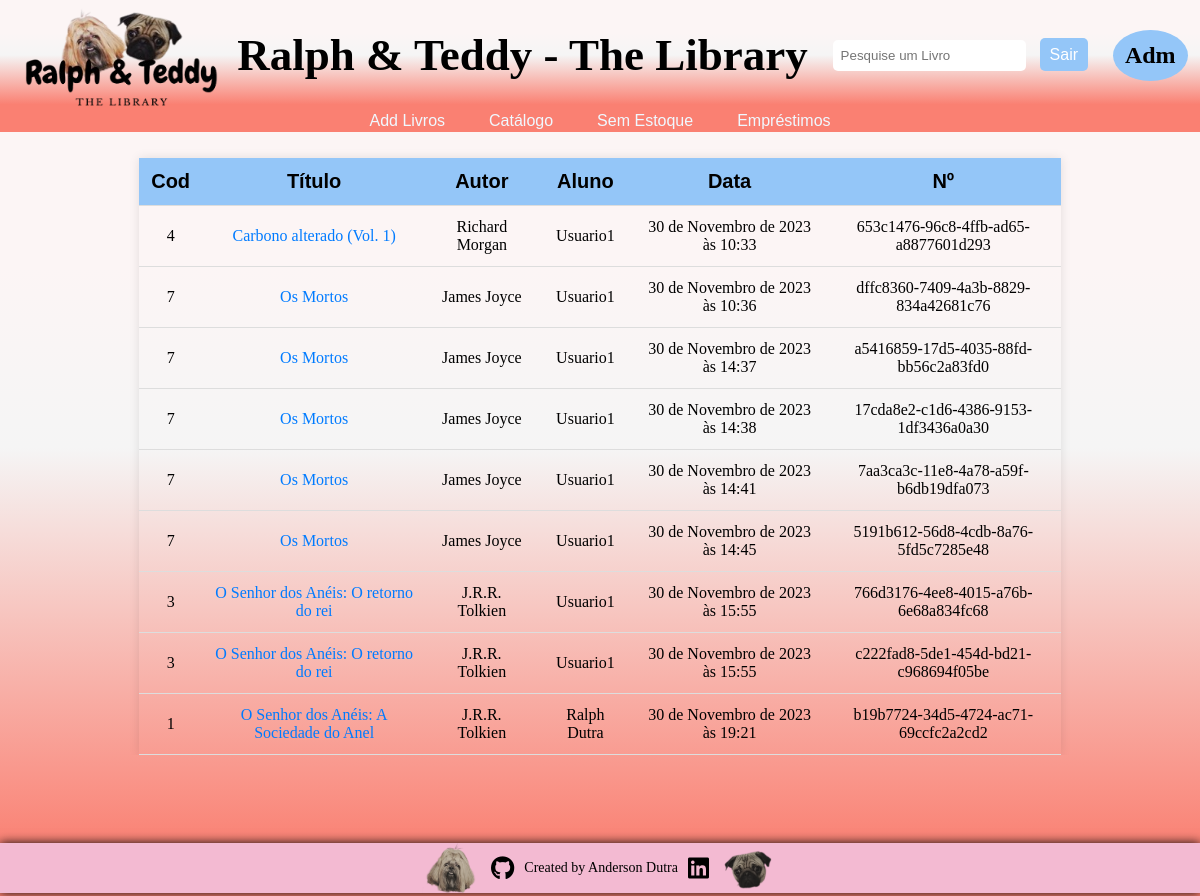
Screenshot of /view_loans/ (signed in) with the database file from the repository.
### app_biblioteca/models.py (models this page shows, shortened)
class Loans(models.Model):
    book = models.ForeignKey(Books, on_delete=models.CASCADE)
    user = models.ForeignKey(User, on_delete=models.CASCADE)
    loan_number = models.UUIDField(unique=True, editable=False, default=uuid.uuid4)
    loan_date = models.DateTimeField(auto_now_add=True)
    class Meta:
        verbose_name = "Loan"
        verbose_name_plural = "Loans"

class Books(models.Model):
    user = models.ForeignKey(User, on_delete=models.CASCADE, blank=False)
    cod = models.IntegerField(unique=True)
    name = models.CharField(max_length=255)
    gender = models.ForeignKey(Genders, on_delete=models.CASCADE)
    book_cover = models.ImageField(blank=False)
    author = models.CharField(max_length=255)
    description = models.TextField()
    pages = models.IntegerField()
    qtd = models.IntegerField()
    in_stock = models.BooleanField(default=False)
    class meta:
        verbose_name = "Book"
        verbose_name_plural = "Books"

### app_biblioteca/views.py (the view)
# urls.py: path("view_loans/", views.view_loans, name="view-loans"),
@login_required
def view_loans(request):
    loans = Loans.objects.all()
    return render(request, "pages/view_loans.html", {"loans": loans})

### app_biblioteca/templates/pages/view_loans.html (shortened to what this page needs)
{% load static %}
<!DOCTYPE html>
<html lang="en">
<head>
    <link rel="stylesheet" href="{% static 'css/index.css' %}">
    <link rel="stylesheet" href="{% static 'css/index_list.css' %}">
    <link rel="stylesheet" href="https://cdnjs.cloudflare.com/ajax/libs/font-awesome/6.1.0/css/all.min.css">
</head>
<body>
    <header>
        <nav class="navbar">
            <div class="logo-navbar">
                <a href="{% url 'home' %}">
                    <img src="../../../media/logo-sem-fundo.png" alt="Home">
                </a>
            </div>
            <div class="title-navbar">
                <h1>Ralph & Teddy - The Library</h1>
            </div>
            <div class="search-navbar">
                <form method="get" action="{% url 'search-book' %}">
                    <input type="text" name="q" placeholder="Pesquise um Livro">
                    {% if user.is_authenticated %}
                        <a href="{% url 'logout' %}">Sair</a>
                    {% else %}
                        <a href="{% url 'login' %}">Login</a>
                    {% endif %}
                </form>
            </div>
            {% if user.is_authenticated %}
                <div class="avatar">
                    {% if user.is_superuser %}
                        <h2>Adm</h2>
                    {% else %}
                        <h2>User</h2>
                    {% endif %}
                </div>
            {% endif %}
        </nav>
        <nav class="navbar-links">
            {% if user.is_superuser %}
                <div class="admin-links">
                    <a class="add-button" href="{% url 'add-books' %}" type="submit">Add Livros</a>
                    <a class="add-button" href="{% url 'home' %}" type="submit">Catálogo</a>
                    <a class="add-button" href="{% url 'stockless-list' %}" type="submit">Sem Estoque</a>
                    <a class="add-button" href="{% url 'view-loans' %}" type="submit">Empréstimos</a>
                </div>
            {% endif %}
        </nav>
    </header>
    {% if loans %}
    <main>
        <table class="book-list">
            <thead>
                <tr>
                    <th>Cod</th>
                    <th>Título</th>
                    <th>Autor</th>
                    <th>Aluno</th>
                    <th>Data</th>
                    <th>Nº</th>
                </tr>
            </thead>
            <tbody>
                {% for loan in loans %}
                    <tr>
                        <td>{{ loan.book.cod }}</td>
                        <td><a href="{% url 'book-detail' loan.book.id %}">{{ loan.book.name }}</a></td>
                        <td>{{ loan.book.author }}</td>
                        <td>{{ loan.user.username }}</td>
                        <td>{{ loan.loan_date }}</td>
                        <td>{{ loan.loan_number }}</td>
                    </tr>
                {% endfor %}
            </tbody>
        </table>
    </main>
    {% else %}
        <p class="no-results-message">Desculpe! Nenhum empréstimo encontrado.</p>
    {% endif %}
    <footer class="footer">
        <img src="../../../media/ralph-rosto.png" alt="Ralph">
        <a href="https://github.com/AndersonDutra7" target="_blank"><i class="fab fa-github"></i></a>
        <p>Created by Anderson Dutra</p>
        <a href="https://www.linkedin.com/in/anderson-dutra-88b294211/" target="_blank"><i class="fab fa-linkedin"></i></a>
        <img src="../../../media/teddy-rosto.png" alt="Teddy">
    </footer>
</body>
</html>

### templates/static/css/index.css (style rules this page uses)
* { margin: 0; padding: 0; box-sizing: border-box; }
body { width: auto; min-height: 100vh; overflow: hidden; background: linear-gradient(to bottom, rgba(252, 245, 245, 1) 30%, whitesmoke 50%, whitesmoke 50%, salmon 95%); background-repeat: no-repeat; margin-bottom: 8%; }
.navbar { background: linear-gradient(to bottom, rgba(252, 245, 245, 1) 30%, whitesmoke 50%, salmon 95%); display: flex; justify-content: space-around; align-items: center; }
.logo-navbar { width: 200px; height: 110px; }
.logo-navbar a img { width: 220px; height: 120px; background-size: cover; }
.title-navbar { font-size: 30px; }
.search-navbar input[type="text"] { padding: 8px; border: none; border-radius: 5px; margin-right: 10px; }
.search-navbar a { background-color: #94c6f8; color: white; border: none; border-radius: 5px; padding: 8px 10px; cursor: pointer; text-decoration: none; font-family: Arial, Helvetica, sans-serif; }
.avatar { padding: 1%; background-color: #94c6f8; border-radius: 50%; }
.navbar-links { background-color: salmon; display: flex; justify-content: space-around; align-items: center; padding: 2px; }
.navbar-links a { color: aliceblue; border: none; border-radius: 5px; padding: 2px 10px; margin: 0px 10px; cursor: pointer; text-decoration: none; font-family: Arial, Helvetica, sans-serif; }
main { min-height: auto; display: flex; align-items: flex-start; overflow: auto; margin: 5% 2%; }
.footer { gap: 10px; display: flex; box-shadow: 0 0px 10px rgb(8, 8, 8); background-color: rgb(243, 186, 210); justify-content: center; align-items: center; height: 50px; position: fixed; bottom: 3px; left: 0; right: 0; }
.footer > img { max-width: 60px; max-height: 60px; box-shadow: none; filter: sepia(50%) grayscale(30%) contrast(90%) brightness(80%); }
.footer > p { font-size: 14px; }
.footer > a >i { font-size: 24px; cursor: pointer; color: black; }

### templates/static/css/index_list.css (style rules this page uses)
body { overflow: auto; }
main { display: flex; align-items: flex-start; justify-content: center; margin: .5% 2%; }
.book-list { max-width: 80%; list-style: none; border-collapse: collapse; box-shadow: 0 0 10px rgba(0, 0, 0, 0.1); margin-top: 20px; }
.book-list thead { background-color: #94c6f8; font-size: 20px; font-family: Arial, Helvetica, sans-serif; padding: 5px; }
.book-list th, .book-list td { padding: 12px; text-align: center; border-bottom: 1px solid #ddd; }
.book-list tbody a { color: #007bff; text-decoration: none; }

### rows the page displays
Loans: book.cod "4", book.name "Carbono alterado (Vol. 1)", book.author "Richard Morgan", user.username "Usuario1", loan_date "30 de Novembro de 2023 às 10:33", loan_number "653c1476-96c8-4ffb-ad65-a8877601d293"
Loans: book.cod "7", book.name "Os Mortos", book.author "James Joyce", user.username "Usuario1", loan_date "30 de Novembro de 2023 às 10:36", loan_number "dffc8360-7409-4a3b-8829-834a42681c76"
Loans: book.cod "7", book.name "Os Mortos", book.author "James Joyce", user.username "Usuario1", loan_date "30 de Novembro de 2023 às 14:37", loan_number "a5416859-17d5-4035-88fd-bb56c2a83fd0"
Loans: book.cod "7", book.name "Os Mortos", book.author "James Joyce", user.username "Usuario1", loan_date "30 de Novembro de 2023 às 14:38", loan_number "17cda8e2-c1d6-4386-9153-1df3436a0a30"
Loans: book.cod "7", book.name "Os Mortos", book.author "James Joyce", user.username "Usuario1", loan_date "30 de Novembro de 2023 às 14:41", loan_number "7aa3ca3c-11e8-4a78-a59f-b6db19dfa073"
Loans: book.cod "7", book.name "Os Mortos", book.author "James Joyce", user.username "Usuario1", loan_date "30 de Novembro de 2023 às 14:45", loan_number "5191b612-56d8-4cdb-8a76-5fd5c7285e48"
Loans: book.cod "3", book.name "O Senhor dos Anéis: O retorno do rei", book.author "J.R.R. Tolkien", user.username "Usuario1", loan_date "30 de Novembro de 2023 às 15:55", loan_number "766d3176-4ee8-4015-a76b-6e68a834fc68"
Loans: book.cod "3", book.name "O Senhor dos Anéis: O retorno do rei", book.author "J.R.R. Tolkien", user.username "Usuario1", loan_date "30 de Novembro de 2023 às 15:55", loan_number "c222fad8-5de1-454d-bd21-c968694f05be"
Loans: book.cod "1", book.name "O Senhor dos Anéis: A Sociedade do Anel", book.author "J.R.R. Tolkien", user.username "Ralph Dutra", loan_date "30 de Novembro de 2023 às 19:21", loan_number "b19b7724-34d5-4724-ac71-69ccfc2a2cd2"
